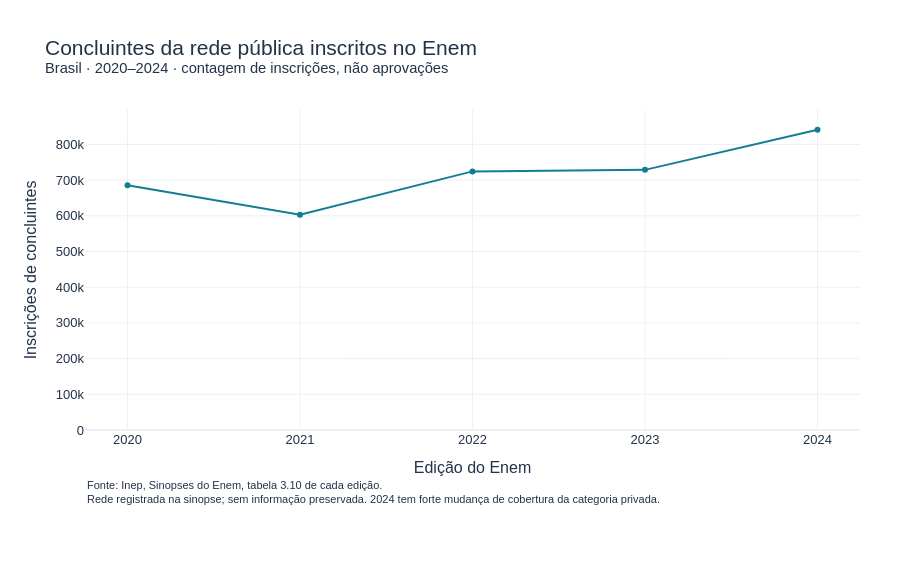
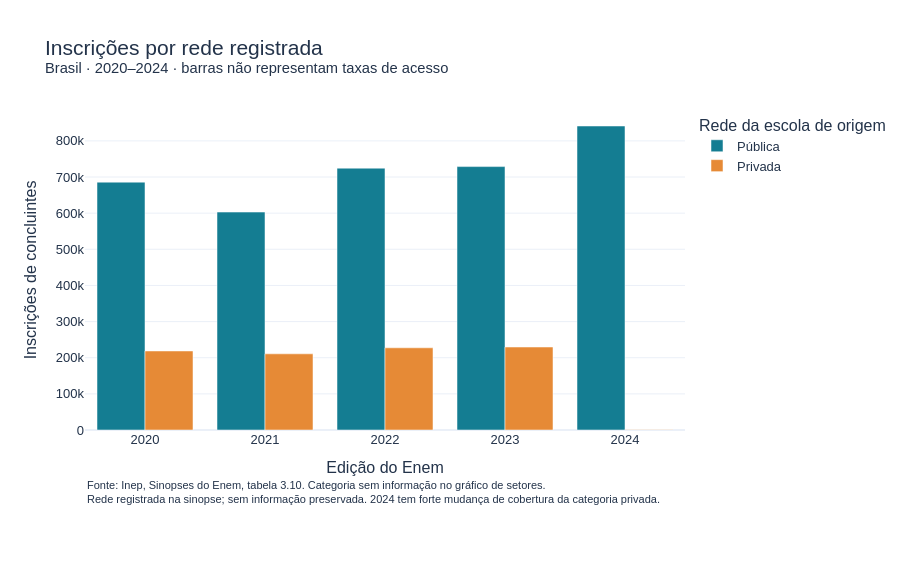
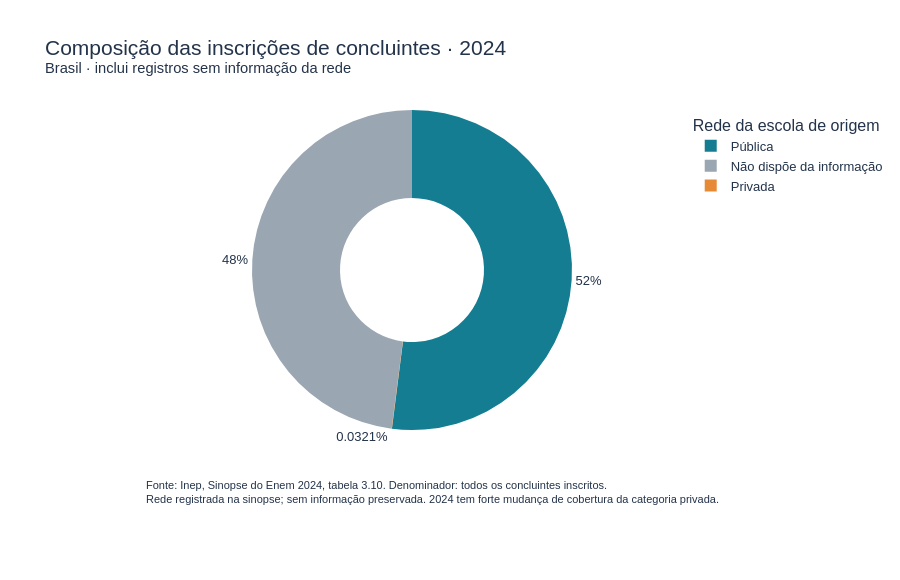
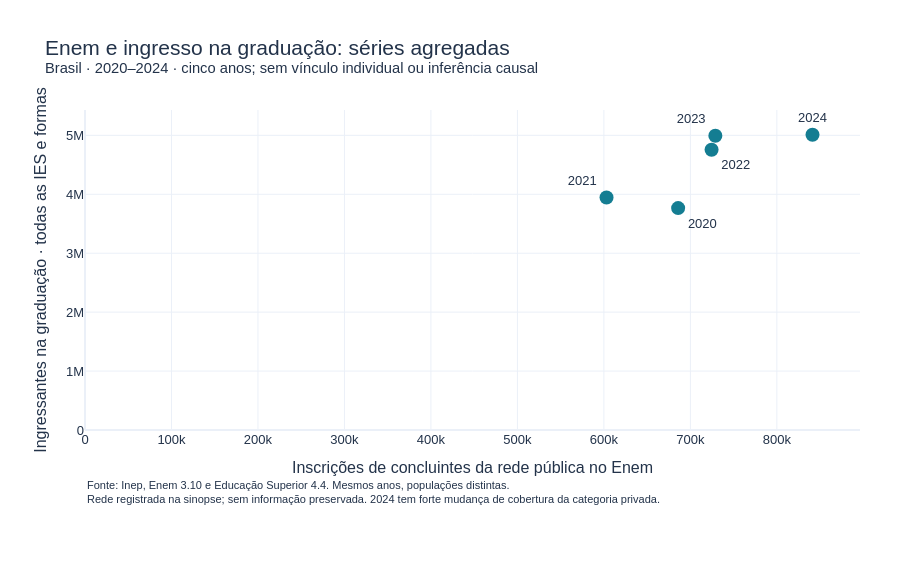

Notebook code for these charts, in order:
### Markdown cell above
## 8. Quatro gráficos interativos

As figuras são produzidas pela classe `Visualizador`, que recebe tabelas prontas e devolve figuras Plotly.
Podem ser reutilizadas com `st.plotly_chart(figura)` pelo colega responsável pelo dashboard.

### Code cell
visualizador = Visualizador()
figuras = visualizador.todas(enem, superior)
# O formato Plotly é mantido na saída para ambientes compatíveis, como Jupyter.
# No GitHub, use também os HTMLs, pois a renderização do notebook pode ser estática.
for nome, figura in figuras.items():
    print(nome)
    display(figura)

### Figure 1 — Plotly figure (JSON) as saved in the notebook; plotly's stock layout.template omitted (floating-point values rounded to 4 significant figures)
{"data": [{"hovertemplate": "Edição do Enem=%{x}<br>Inscrições de concluintes=%{y}<extra></extra>", "legendgroup": "", "line": {"color": "#147d92", "dash": "solid"}, "marker": {"symbol": "circle"}, "mode": "lines+markers", "name": "", "orientation": "v", "showlegend": false, "type": "scatter", "x": [2020, 2021, 2022, 2023, 2024], "xaxis": "x", "y": [685864, 603041, 724523, 728878, 841213], "yaxis": "y"}], "layout": {"annotations": [{"align": "left", "font": {"size": 11}, "showarrow": false, "text": "Fonte: Inep, Sinopses do Enem, tabela 3.10 de cada edição.<br>Rede registrada na sinopse; sem informação preservada. 2024 tem forte mudança de cobertura da categoria privada.", "x": 0, "xanchor": "left", "xref": "paper", "y": -0.24, "yref": "paper"}], "font": {"color": "#23334a", "family": "Arial", "size": 13}, "height": 580, "legend": {"title": {"text": "Rede da escola de origem"}, "tracegroupgap": 0}, "margin": {"b": 150, "l": 85, "r": 40, "t": 110}, "title": {"font": {"size": 21}, "text": "Concluintes da rede pública inscritos no Enem<br><sup>Brasil · 2020–2024 · contagem de inscrições, não aprovações</sup>"}, "xaxis": {"anchor": "y", "domain": [0.0, 1.0], "dtick": 1, "title": {"text": "Edição do Enem"}}, "yaxis": {"anchor": "x", "domain": [0.0, 1.0], "rangemode": "tozero", "title": {"text": "Inscrições de concluintes"}}}}

### Figure 2 — Plotly figure (JSON) as saved in the notebook; plotly's stock layout.template omitted (floating-point values rounded to 4 significant figures)
{"data": [{"alignmentgroup": "True", "hovertemplate": "Rede de origem=Pública<br>Edição do Enem=%{x}<br>Inscrições de concluintes=%{y}<extra></extra>", "legendgroup": "Pública", "marker": {"color": "#147d92", "pattern": {"shape": ""}}, "name": "Pública", "offsetgroup": "Pública", "orientation": "v", "showlegend": true, "textposition": "auto", "type": "bar", "x": [2020, 2021, 2022, 2023, 2024], "xaxis": "x", "y": [685864, 603041, 724523, 728878, 841213], "yaxis": "y"}, {"alignmentgroup": "True", "hovertemplate": "Rede de origem=Privada<br>Edição do Enem=%{x}<br>Inscrições de concluintes=%{y}<extra></extra>", "legendgroup": "Privada", "marker": {"color": "#e68a36", "pattern": {"shape": ""}}, "name": "Privada", "offsetgroup": "Privada", "orientation": "v", "showlegend": true, "textposition": "auto", "type": "bar", "x": [2020, 2021, 2022, 2023, 2024], "xaxis": "x", "y": [218705, 210765, 227421, 229628, 519], "yaxis": "y"}], "layout": {"annotations": [{"align": "left", "font": {"size": 11}, "showarrow": false, "text": "Fonte: Inep, Sinopses do Enem, tabela 3.10. Categoria sem informação no gráfico de setores.<br>Rede registrada na sinopse; sem informação preservada. 2024 tem forte mudança de cobertura da categoria privada.", "x": 0, "xanchor": "left", "xref": "paper", "y": -0.24, "yref": "paper"}], "barmode": "group", "font": {"color": "#23334a", "family": "Arial", "size": 13}, "height": 580, "legend": {"title": {"text": "Rede da escola de origem"}, "tracegroupgap": 0}, "margin": {"b": 150, "l": 85, "r": 40, "t": 110}, "title": {"font": {"size": 21}, "text": "Inscrições por rede registrada<br><sup>Brasil · 2020–2024 · barras não representam taxas de acesso</sup>"}, "xaxis": {"anchor": "y", "domain": [0.0, 1.0], "dtick": 1, "title": {"text": "Edição do Enem"}}, "yaxis": {"anchor": "x", "domain": [0.0, 1.0], "title": {"text": "Inscrições de concluintes"}}}}

### Figure 3 — Plotly figure (JSON) as saved in the notebook; plotly's stock layout.template omitted (floating-point values rounded to 4 significant figures)
{"data": [{"customdata": [["Pública"], ["Privada"], ["Não dispõe da informação"]], "domain": {"x": [0.0, 1.0], "y": [0.0, 1.0]}, "hole": 0.45, "hovertemplate": "%{label}<br>%{value:,.0f} inscrições<br>%{percent}<extra></extra>", "labels": ["Pública", "Privada", "Não dispõe da informação"], "legendgroup": "", "marker": {"colors": ["#147d92", "#e68a36", "#9aa6b2"]}, "name": "", "showlegend": true, "textinfo": "percent", "textposition": "outside", "type": "pie", "values": [841213, 519, 775870]}], "layout": {"annotations": [{"align": "left", "font": {"size": 11}, "showarrow": false, "text": "Fonte: Inep, Sinopse do Enem 2024, tabela 3.10. Denominador: todos os concluintes inscritos.<br>Rede registrada na sinopse; sem informação preservada. 2024 tem forte mudança de cobertura da categoria privada.", "x": 0, "xanchor": "left", "xref": "paper", "y": -0.24, "yref": "paper"}], "font": {"color": "#23334a", "family": "Arial", "size": 13}, "height": 580, "legend": {"title": {"text": "Rede da escola de origem"}, "tracegroupgap": 0}, "margin": {"b": 150, "l": 85, "r": 40, "t": 110}, "title": {"font": {"size": 21}, "text": "Composição das inscrições de concluintes · 2024<br><sup>Brasil · inclui registros sem informação da rede</sup>"}}}

### Figure 4 — Plotly figure (JSON) as saved in the notebook; plotly's stock layout.template omitted (floating-point values rounded to 4 significant figures)
{"data": [{"hovertemplate": "Inscrições de concluintes da rede pública no Enem=%{x}<br>Ingressantes na graduação · todas as IES e formas=%{y}<br>ano=%{text}<extra></extra>", "legendgroup": "", "marker": {"color": "#147d92", "size": 14, "symbol": "circle"}, "mode": "markers+text", "name": "", "orientation": "v", "showlegend": false, "text": [2020.0, 2021.0, 2022.0, 2023.0, 2024.0], "textposition": ["bottom right", "top left", "bottom right", "top left", "top center"], "type": "scatter", "x": [685864, 603041, 724523, 728878, 841213], "xaxis": "x", "y": [3765475, 3944897, 4756728, 4993992, 5010433], "yaxis": "y"}], "layout": {"annotations": [{"align": "left", "font": {"size": 11}, "showarrow": false, "text": "Fonte: Inep, Enem 3.10 e Educação Superior 4.4. Mesmos anos, populações distintas.<br>Rede registrada na sinopse; sem informação preservada. 2024 tem forte mudança de cobertura da categoria privada.", "x": 0, "xanchor": "left", "xref": "paper", "y": -0.24, "yref": "paper"}], "font": {"color": "#23334a", "family": "Arial", "size": 13}, "height": 580, "legend": {"title": {"text": "Rede da escola de origem"}, "tracegroupgap": 0}, "margin": {"b": 150, "l": 85, "r": 40, "t": 110}, "title": {"font": {"size": 21}, "text": "Enem e ingresso na graduação: séries agregadas<br><sup>Brasil · 2020–2024 · cinco anos; sem vínculo individual ou inferência causal</sup>"}, "xaxis": {"anchor": "y", "domain": [0.0, 1.0], "rangemode": "tozero", "title": {"text": "Inscrições de concluintes da rede pública no Enem"}}, "yaxis": {"anchor": "x", "domain": [0.0, 1.0], "rangemode": "tozero", "title": {"text": "Ingressantes na graduação · todas as IES e formas"}}}}
